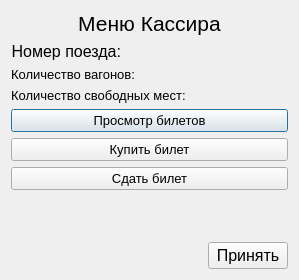
<?xml version="1.0" encoding="UTF-8"?>
<ui version="4.0">
 <class>Dialog_MenuCashier</class>
 <widget class="QDialog" name="Dialog_MenuCashier">
  <property name="geometry">
   <rect>
    <x>0</x>
    <y>0</y>
    <width>299</width>
    <height>280</height>
   </rect>
  </property>
  <property name="windowTitle">
   <string>Dialog</string>
  </property>
  <layout class="QVBoxLayout" name="verticalLayout">
   <item>
    <widget class="QLabel" name="mainLabel">
     <property name="font">
      <font>
       <pointsize>16</pointsize>
      </font>
     </property>
     <property name="text">
      <string>Меню Кассира</string>
     </property>
     <property name="alignment">
      <set>Qt::AlignCenter</set>
     </property>
    </widget>
   </item>
   <item>
    <layout class="QHBoxLayout" name="horizontalLayout">
     <item>
      <widget class="QLabel" name="label_2">
       <property name="sizePolicy">
        <sizepolicy hsizetype="Maximum" vsizetype="Preferred">
         <horstretch>0</horstretch>
         <verstretch>0</verstretch>
        </sizepolicy>
       </property>
       <property name="font">
        <font>
         <pointsize>12</pointsize>
        </font>
       </property>
       <property name="text">
        <string>Номер поезда:</string>
       </property>
       <property name="alignment">
        <set>Qt::AlignRight|Qt::AlignTrailing|Qt::AlignVCenter</set>
       </property>
      </widget>
     </item>
     <item>
      <widget class="QLabel" name="numberTrain">
       <property name="font">
        <font>
         <pointsize>12</pointsize>
        </font>
       </property>
       <property name="text">
        <string/>
       </property>
      </widget>
     </item>
    </layout>
   </item>
   <item>
    <layout class="QHBoxLayout" name="horizontalLayout_3">
     <item>
      <widget class="QLabel" name="label_3">
       <property name="sizePolicy">
        <sizepolicy hsizetype="Maximum" vsizetype="Preferred">
         <horstretch>0</horstretch>
         <verstretch>0</verstretch>
        </sizepolicy>
       </property>
       <property name="font">
        <font>
         <pointsize>10</pointsize>
        </font>
       </property>
       <property name="text">
        <string>Количество вагонов:</string>
       </property>
      </widget>
     </item>
     <item>
      <widget class="QLabel" name="countWagons">
       <property name="font">
        <font>
         <pointsize>10</pointsize>
        </font>
       </property>
       <property name="text">
        <string/>
       </property>
      </widget>
     </item>
    </layout>
   </item>
   <item>
    <layout class="QHBoxLayout" name="horizontalLayout_4">
     <item>
      <widget class="QLabel" name="label_5">
       <property name="sizePolicy">
        <sizepolicy hsizetype="Maximum" vsizetype="Preferred">
         <horstretch>0</horstretch>
         <verstretch>0</verstretch>
        </sizepolicy>
       </property>
       <property name="font">
        <font>
         <pointsize>10</pointsize>
        </font>
       </property>
       <property name="text">
        <string>Количество свободных мест:</string>
       </property>
      </widget>
     </item>
     <item>
      <widget class="QLabel" name="countFreePlace">
       <property name="font">
        <font>
         <pointsize>10</pointsize>
        </font>
       </property>
       <property name="text">
        <string/>
       </property>
      </widget>
     </item>
    </layout>
   </item>
   <item>
    <widget class="QPushButton" name="buttonCheckTickets">
     <property name="font">
      <font>
       <pointsize>10</pointsize>
      </font>
     </property>
     <property name="text">
      <string>Просмотр билетов</string>
     </property>
    </widget>
   </item>
   <item>
    <widget class="QPushButton" name="buttonBuyTicket">
     <property name="font">
      <font>
       <pointsize>10</pointsize>
      </font>
     </property>
     <property name="text">
      <string>Купить билет</string>
     </property>
    </widget>
   </item>
   <item>
    <widget class="QPushButton" name="buttonHandOverTicket">
     <property name="font">
      <font>
       <pointsize>10</pointsize>
      </font>
     </property>
     <property name="text">
      <string>Сдать билет</string>
     </property>
    </widget>
   </item>
   <item>
    <spacer name="verticalSpacer">
     <property name="orientation">
      <enum>Qt::Vertical</enum>
     </property>
     <property name="sizeHint" stdset="0">
      <size>
       <width>20</width>
       <height>40</height>
      </size>
     </property>
    </spacer>
   </item>
   <item>
    <layout class="QHBoxLayout" name="horizontalLayout_2">
     <item>
      <spacer name="horizontalSpacer">
       <property name="orientation">
        <enum>Qt::Horizontal</enum>
       </property>
       <property name="sizeHint" stdset="0">
        <size>
         <width>40</width>
         <height>20</height>
        </size>
       </property>
      </spacer>
     </item>
     <item>
      <widget class="QPushButton" name="accept">
       <property name="font">
        <font>
         <pointsize>12</pointsize>
        </font>
       </property>
       <property name="text">
        <string>Принять</string>
       </property>
      </widget>
     </item>
    </layout>
   </item>
  </layout>
 </widget>
 <resources/>
 <connections>
  <connection>
   <sender>accept</sender>
   <signal>clicked()</signal>
   <receiver>Dialog_MenuCashier</receiver>
   <slot>accept()</slot>
   <hints>
    <hint type="sourcelabel">
     <x>248</x>
     <y>256</y>
    </hint>
    <hint type="destinationlabel">
     <x>149</x>
     <y>139</y>
    </hint>
   </hints>
  </connection>
 </connections>
</ui>
